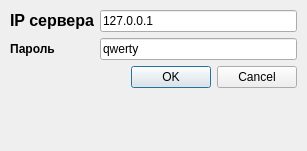
<?xml version="1.0" encoding="UTF-8"?>
<ui version="4.0">
 <class>Dialog</class>
 <widget class="QDialog" name="Dialog">
  <property name="geometry">
   <rect>
    <x>0</x>
    <y>0</y>
    <width>307</width>
    <height>151</height>
   </rect>
  </property>
  <property name="windowTitle">
   <string>Dialog</string>
  </property>
  <widget class="QWidget" name="layoutWidget">
   <property name="geometry">
    <rect>
     <x>10</x>
     <y>10</y>
     <width>287</width>
     <height>131</height>
    </rect>
   </property>
   <layout class="QFormLayout" name="formLayout">
    <item row="0" column="0">
     <widget class="QLabel" name="IP_label">
      <property name="text">
       <string>&lt;html&gt;&lt;head/&gt;&lt;body&gt;&lt;p align=&quot;center&quot;&gt;&lt;span style=&quot; font-size:12pt; font-weight:704;&quot;&gt;IP сервера&lt;/span&gt;&lt;/p&gt;&lt;/body&gt;&lt;/html&gt;</string>
      </property>
     </widget>
    </item>
    <item row="0" column="1">
     <widget class="QLineEdit" name="IP_lineEdit">
      <property name="text">
       <string>127.0.0.1</string>
      </property>
     </widget>
    </item>
    <item row="1" column="0">
     <widget class="QLabel" name="IP_label_2">
      <property name="text">
       <string>&lt;html&gt;&lt;head/&gt;&lt;body&gt;&lt;p align=&quot;center&quot;&gt;&lt;span style=&quot; font-weight:704;&quot;&gt;Пароль&lt;/span&gt;&lt;/p&gt;&lt;/body&gt;&lt;/html&gt;</string>
      </property>
     </widget>
    </item>
    <item row="1" column="1">
     <widget class="QLineEdit" name="password_lineEdit">
      <property name="text">
       <string>qwerty</string>
      </property>
     </widget>
    </item>
    <item row="2" column="1">
     <widget class="QDialogButtonBox" name="buttonBox">
      <property name="orientation">
       <enum>Qt::Horizontal</enum>
      </property>
      <property name="standardButtons">
       <set>QDialogButtonBox::Cancel|QDialogButtonBox::Ok</set>
      </property>
     </widget>
    </item>
   </layout>
  </widget>
 </widget>
 <resources/>
 <connections>
  <connection>
   <sender>buttonBox</sender>
   <signal>accepted()</signal>
   <receiver>Dialog</receiver>
   <slot>accept()</slot>
   <hints>
    <hint type="sourcelabel">
     <x>248</x>
     <y>254</y>
    </hint>
    <hint type="destinationlabel">
     <x>157</x>
     <y>274</y>
    </hint>
   </hints>
  </connection>
  <connection>
   <sender>buttonBox</sender>
   <signal>rejected()</signal>
   <receiver>Dialog</receiver>
   <slot>reject()</slot>
   <hints>
    <hint type="sourcelabel">
     <x>316</x>
     <y>260</y>
    </hint>
    <hint type="destinationlabel">
     <x>286</x>
     <y>274</y>
    </hint>
   </hints>
  </connection>
 </connections>
</ui>
